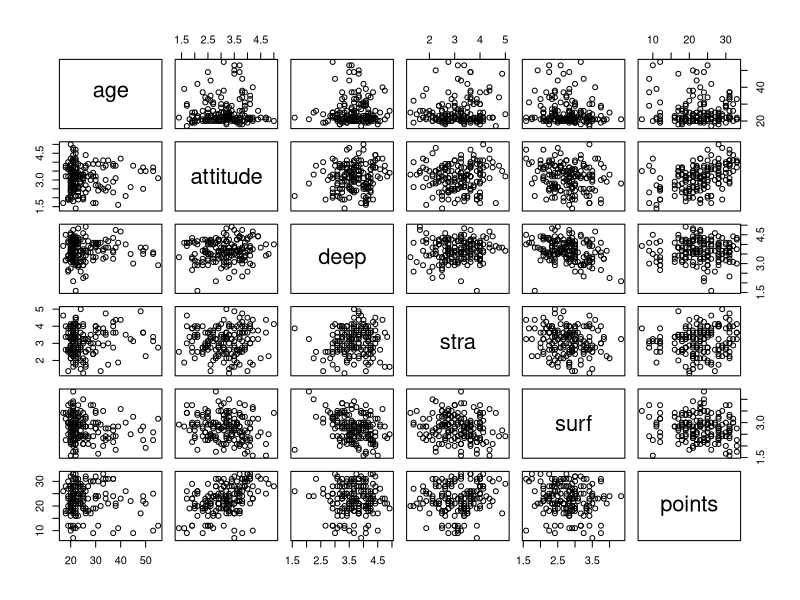
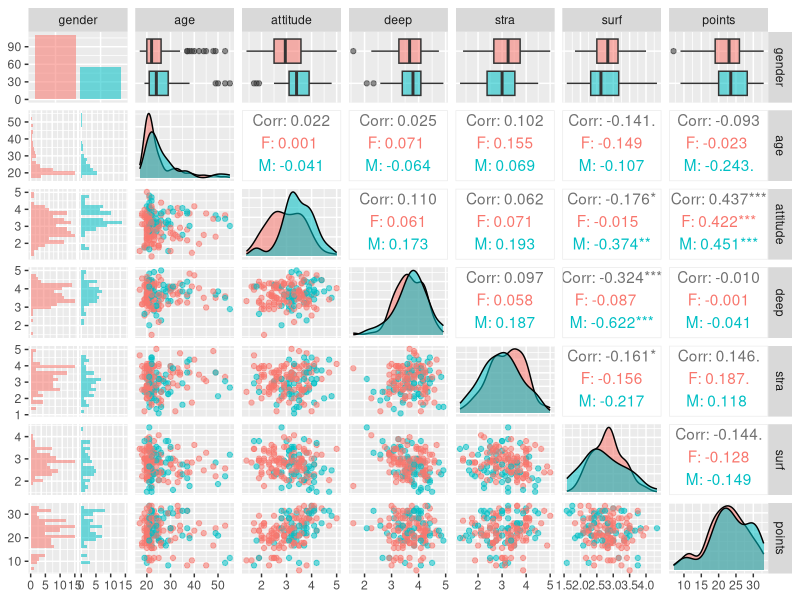
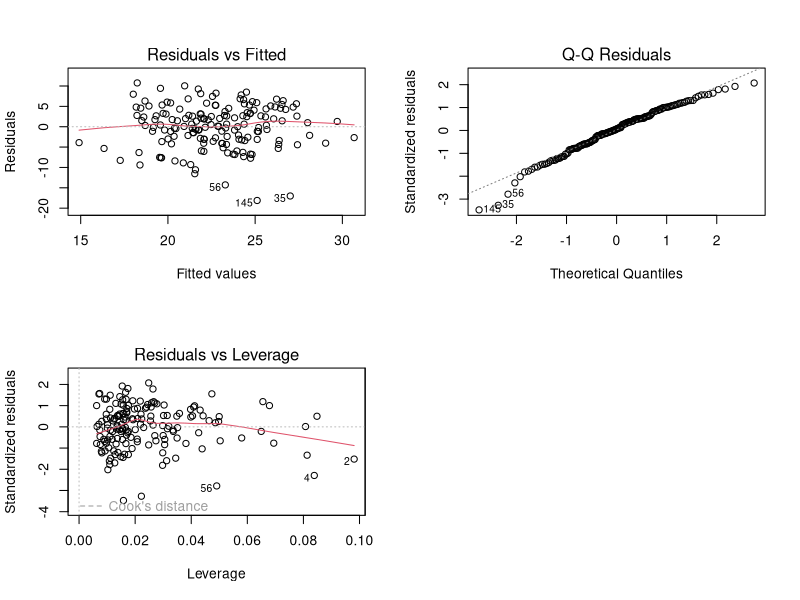
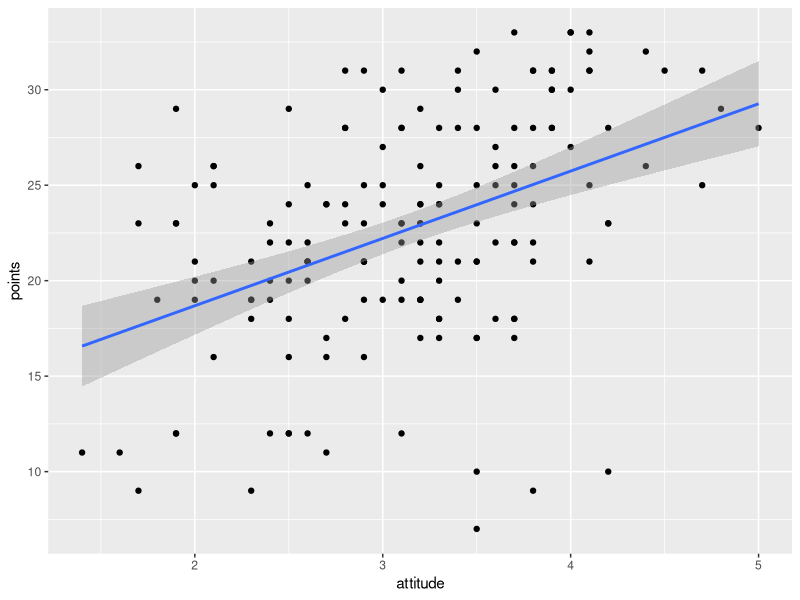
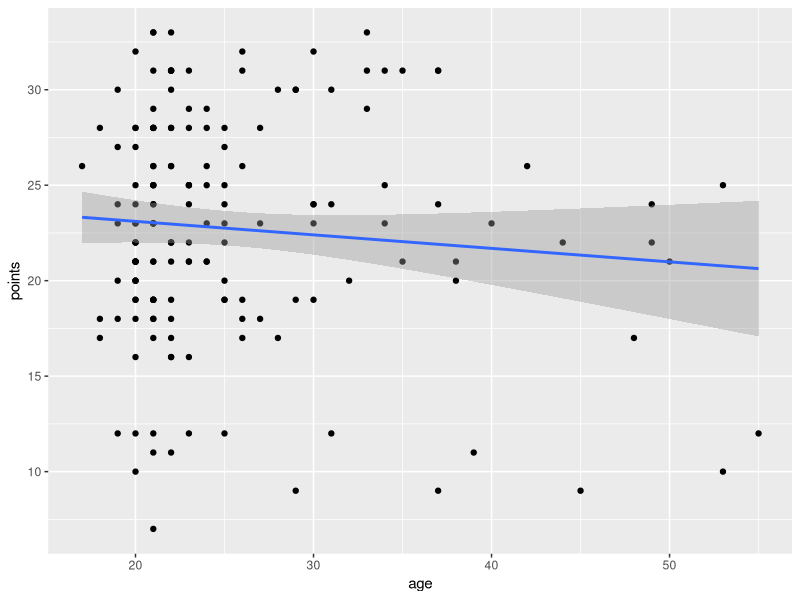
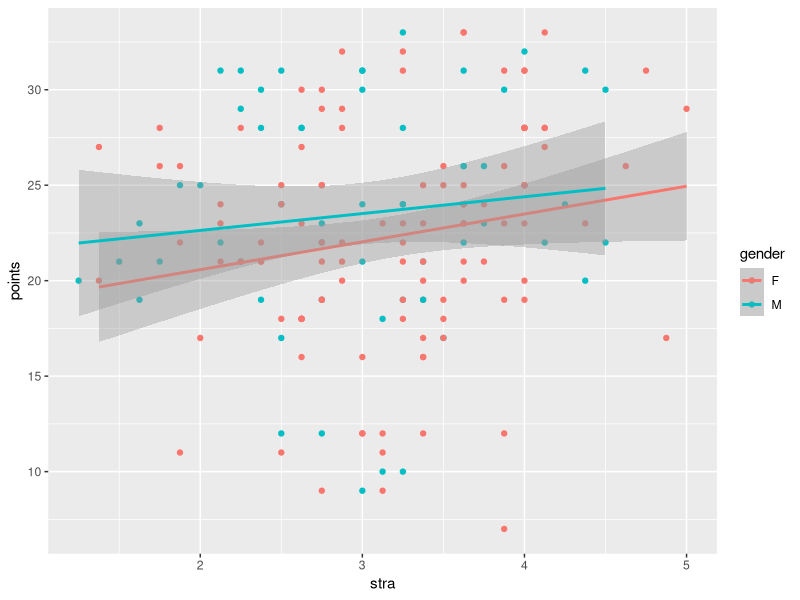

Write R code to recreate these figures, in order.
library(dplyr)
library(ggplot2)
library(GGally)
lrn14 <- read.table("learning2014.txt")

# Some background and other variables are omitted from this version, 
#otherwise all 183 responses are included. There are no missing values.

# Let's see some visualizations about the data

pairs(lrn14[-1])

ggpairs(lrn14, mapping = aes(col = gender, alpha = 0.3), lower = list(combo = wrap("facethist", bins = 20)))


#linear model for 3 variables
model1 <- lm(points ~ age + attitude + stra, data = lrn14)
summary(model1)
par(mfrow = c(2,2))
plot(model1, which = c(1,2,5)) 

qplot(attitude, points, data = lrn14) + geom_smooth(method = "lm")
qplot(age, points, data = lrn14) + geom_smooth(method = "lm")
qplot(stra, points, data = lrn14, color = gender) + geom_smooth(method = "lm")


